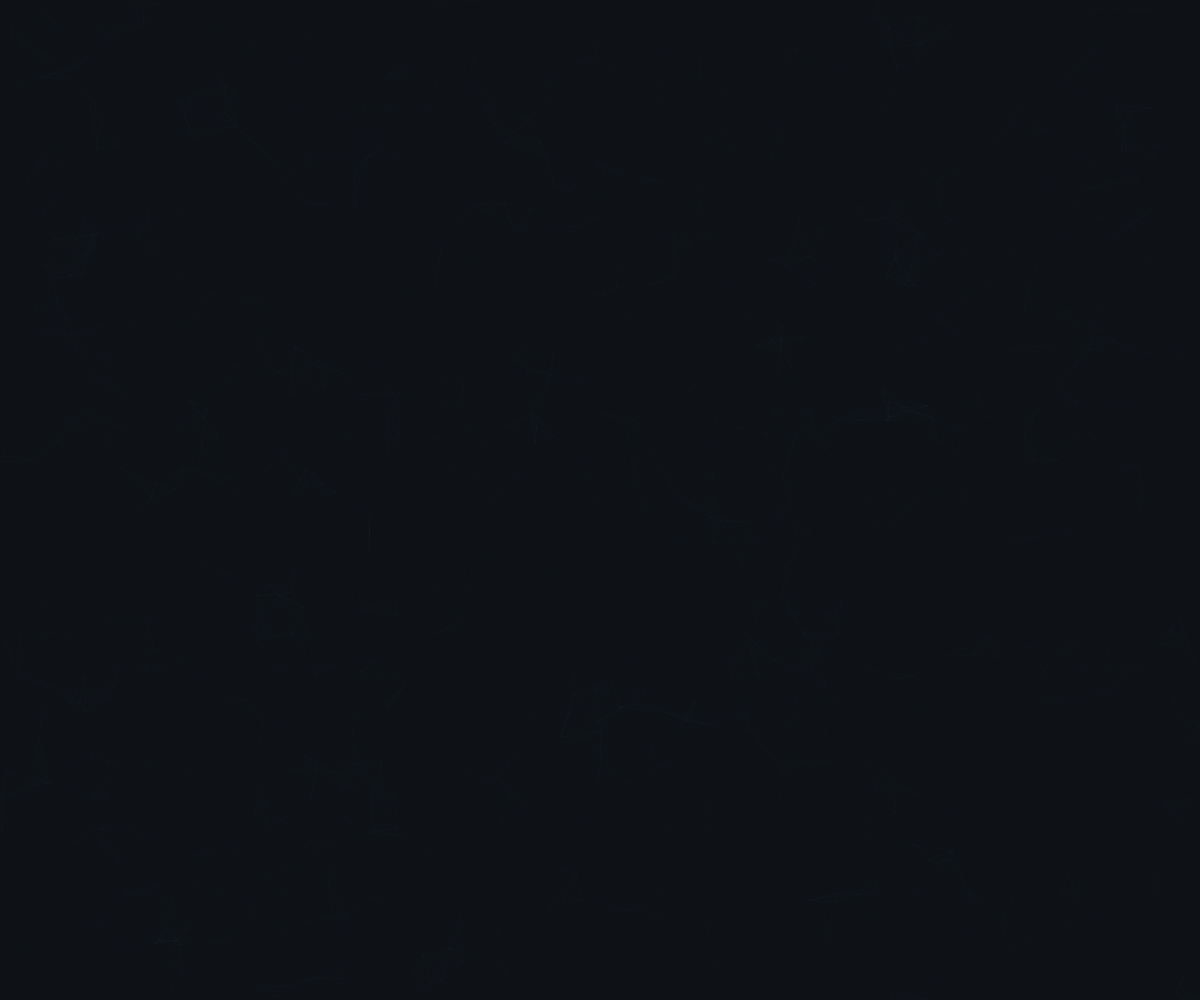
Frame 1 (no input)
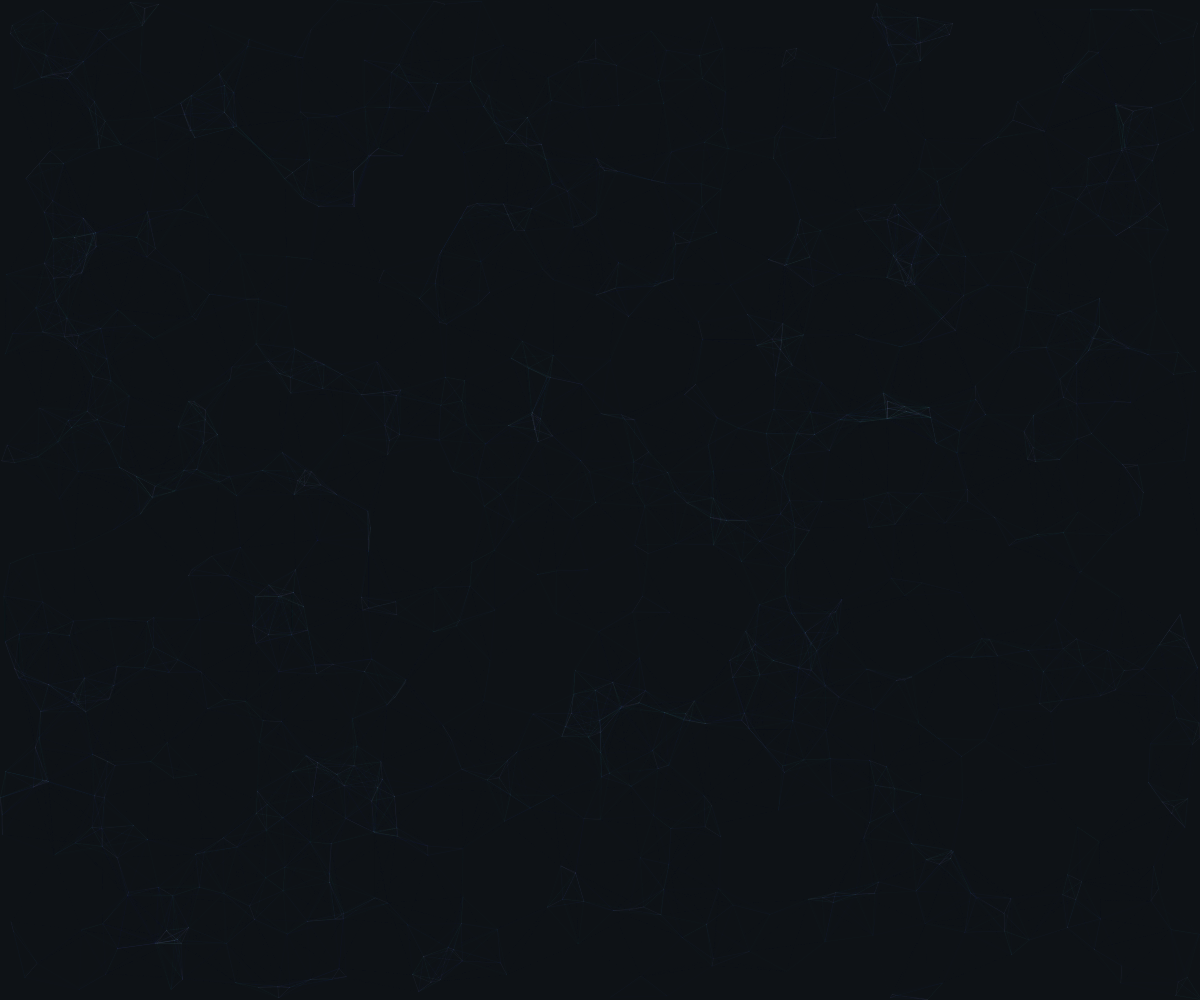
Frame 60 (no input)
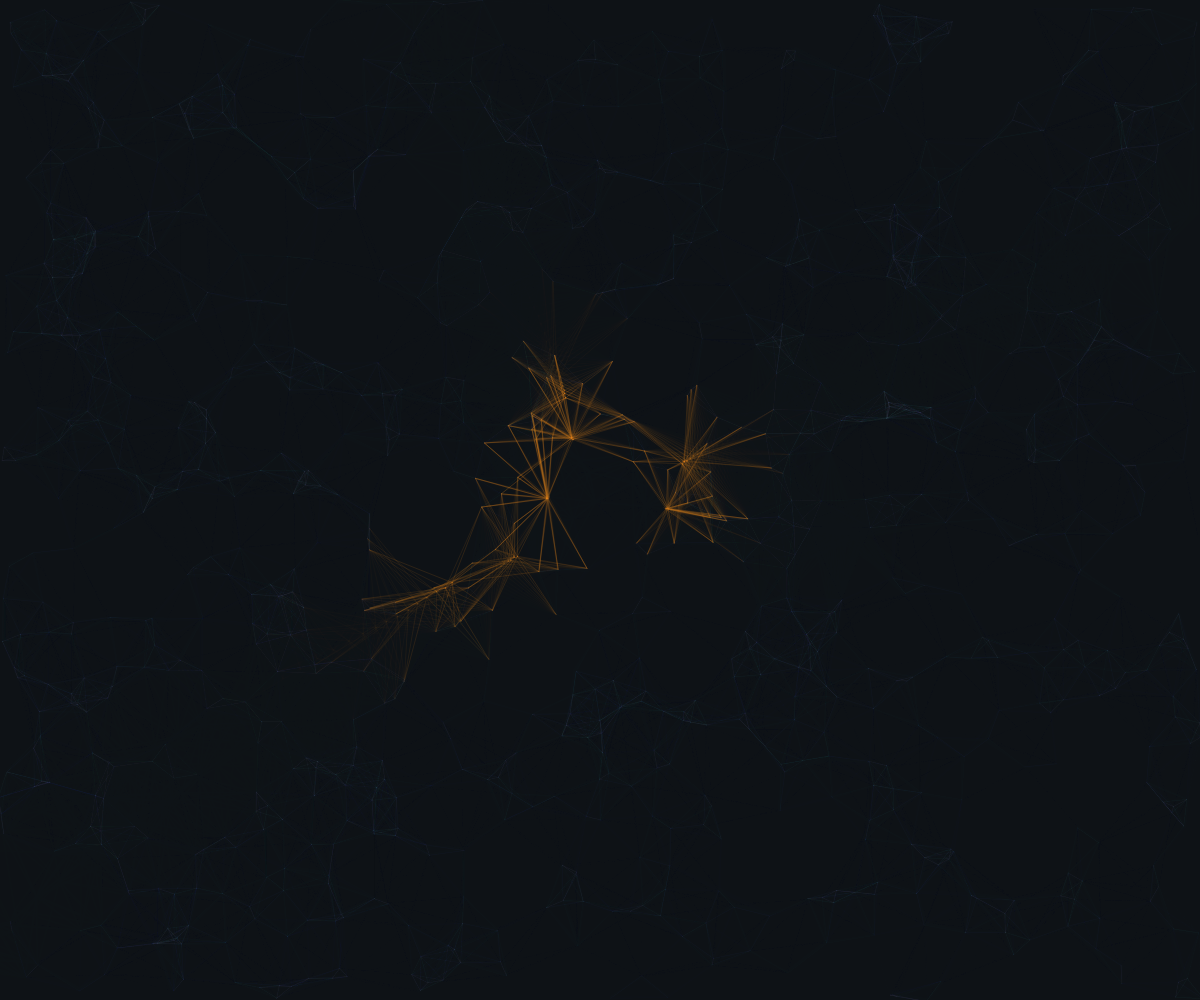
Frame 120 (the mouse pressed at the canvas centre since frame 60)

The p5.js sketch that drew these frames (run headless with seeded random() and noise() and a simulated clock; from frame 60 on, the mouse is pressed at the canvas centre):

// p5.js sketch
// ── sketch.js
let particles = [];
let NUM_PARTICLES;   
const CONNECT_DIST =90;
let CUT_RADIUS;      
let historyLayer;

function setup() {
  createCanvas(windowWidth, windowHeight);
  background(15, 18, 22); 
  

  // 为了填满大屏幕，增加粒子数量，并拉长线条
  // 除数设为1000，还原在小窗口里的高密度质感
  NUM_PARTICLES = int((windowWidth * windowHeight) / 1000); 
  // 最多不超过 1000 个（防止 4K 显示器把浏览器卡死）
  NUM_PARTICLES = constrain(NUM_PARTICLES, 300, 1000);

  // 刀锋稍微随屏幕变大
  CUT_RADIUS = 35 + min(windowWidth, windowHeight) * 0.015;
  
  historyLayer = createGraphics(windowWidth, windowHeight);
  historyLayer.clear();
  historyLayer.blendMode(ADD); 
  
  for(let i=0; i<NUM_PARTICLES; i++){
    particles.push(new Particle(random(width), random(height)));
  }
}

function windowResized() {
  resizeCanvas(windowWidth, windowHeight);
  
  NUM_PARTICLES = int((windowWidth * windowHeight) / 1000); 
  NUM_PARTICLES = constrain(NUM_PARTICLES, 300, 1000);
  CUT_RADIUS = 35 + min(windowWidth, windowHeight) * 0.015;
  
  historyLayer = createGraphics(windowWidth, windowHeight);
  historyLayer.clear();
  historyLayer.blendMode(ADD);
  
  particles = [];
  for(let i=0; i<NUM_PARTICLES; i++){
    particles.push(new Particle(random(width), random(height)));
  }
}


function draw() {
  background(15, 18, 22, 60); 
  image(historyLayer, 0, 0);

  let mouseVelocity = dist(mouseX, mouseY, pmouseX, pmouseY);
  
  if (mouseVelocity > 5) {
    for(let i = 0; i < particles.length; i++) {
      particles[i].inflictTrauma(mouseX, mouseY, mouseVelocity);
    }
  }

  for (let i = 0; i < particles.length; i++) {
    let p = particles[i];
    p.update();
    
    for (let j = i + 1; j < particles.length; j++) {
      let other = particles[j];
      let d = p.pos.dist(other.pos);

      if (d < CONNECT_DIST) {
        let isHealing = (p.trauma > 0 || other.trauma > 0);

        if (isHealing) {
          let glow = max(p.trauma, other.trauma);
          
          stroke(255, 150, 30, glow * 160); 
          strokeWeight(0.4); 
          line(p.pos.x, p.pos.y, other.pos.x, other.pos.y);

          if (glow < 0.8 && glow > 0.1) {
            historyLayer.stroke(255, 180, 50, 4); 
            historyLayer.strokeWeight(0.2); 
            historyLayer.line(p.pos.x, p.pos.y, other.pos.x, other.pos.y);
          }
        } else {
          // 找回平静的原始网络
          let alpha = map(d, 0, CONNECT_DIST, 30, 0);
          stroke(100, 110, 130, alpha); 
          strokeWeight(0.3); 
          line(p.pos.x, p.pos.y, other.pos.x, other.pos.y);
        }
      }
    }
  }
}

class Particle {
  constructor(x, y) {
    this.basePos = createVector(x, y); 
    this.pos = createVector(x, y);     
    this.vel = createVector(0, 0);     
    this.trauma = 0;                   
  }

  inflictTrauma(mx, my, force) {
    let d = dist(this.pos.x, this.pos.y, mx, my);
    
    if (d < CUT_RADIUS) {
      let push = p5.Vector.sub(this.pos, createVector(mx, my));
      push.normalize();
      
      push.mult(force * 0.8 * (CUT_RADIUS - d) / CUT_RADIUS); 
      this.vel.add(push);

      this.trauma = 1.0;
      this.basePos.add(p5.Vector.mult(push, 0.05)); 
    }
  }

  update() {
    this.pos.add(this.vel);
    this.vel.mult(0.85); 

    if (this.trauma > 0) {
      this.pos.x = lerp(this.pos.x, this.basePos.x, 0.06);
      this.pos.y = lerp(this.pos.y, this.basePos.y, 0.06);

      let jitter = this.trauma * 2.5;
      this.pos.x += random(-jitter, jitter);
      this.pos.y += random(-jitter, jitter);

      this.trauma -= 0.008; 
      if (this.trauma < 0) this.trauma = 0;
    } else {
      this.basePos.x += random(-0.3, 0.3);
      this.basePos.y += random(-0.3, 0.3);
      this.pos.x = lerp(this.pos.x, this.basePos.x, 0.1);
      this.pos.y = lerp(this.pos.y, this.basePos.y, 0.1);
    }
  }
}
